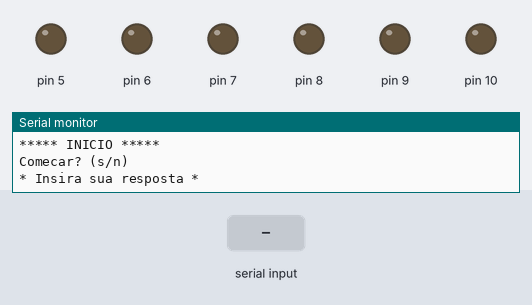
Recording of a sketch running on a simulated Arduino Uno, built with avr-gcc and run on an emulated ATmega328P. Shown: output pins drawn as LEDs (lit = HIGH), the last lines printed to the serial monitor. Dashed ring = blinking. The test bench sets the inputs (shaded band). Random numbers use the default seed unless the sketch sets one.

Above: at 1.2 s.
1.3 s: "s" received over Serial
At 2.7 s:
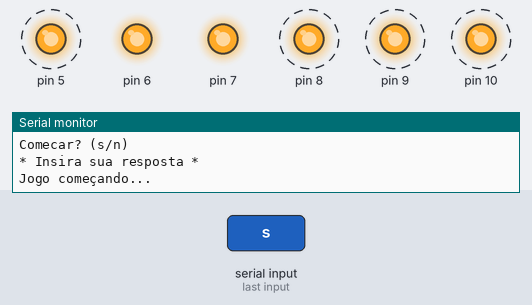
At 6.2 s:
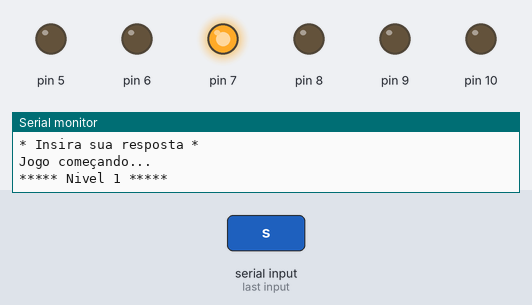
10.3 s: "1" received over Serial
At 13.05 s:
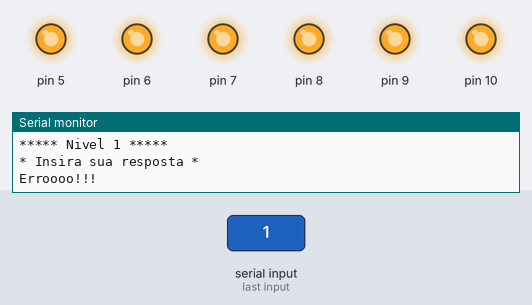
Timing chart, 0 to 18.3 s (numbered marks = the images above; inputs shaded):
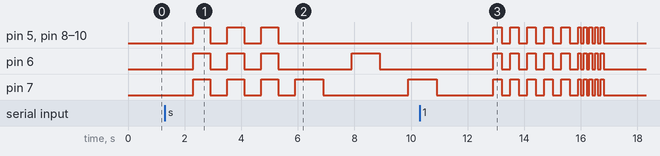

Measured:
- after the input at 1.3 s, pin 5: alternates HIGH for 0.60 s and LOW for 0.60 s, 6 changes in all, then stays LOW, starting after 1.0 s; pin 6: LOW → HIGH after 1.0 s, → LOW 0.60 s later, → HIGH 0.60 s later, → LOW 0.60 s later, … (8 changes in this stretch)
- after the input at 10.3 s, pin 5, pin 6, pin 8–10: goes 5 × (HIGH 0.30 s, LOW 0.30 s), 4 × (HIGH 0.10 s, LOW 0.10 s), HIGH 0.10 s, then LOW, starting after 2.6 s

The sketch:

jogomemoria.ino
```cpp
/*

JOGO DA MEMORIA - COM ARDUINO E SERIAL

*/

String recebido;
String sequenciaNumerica = "";
int led;
long numeroGerado;
char stateGame = 0;
int sequencia;
bool acabou = false;


void setup() {
  // Iniciar comunicacao serie
  Serial.begin(9600);
  // Definir LEDs como OUTPUTs pinos 8,9 e 10
  for(int led = 5; led <= 10; led++){
    pinMode(led, OUTPUT);
  }
  // Definir a seed do gerador de números aleatórios
  randomSeed(analogRead(0));

}
/*
stateGame = 0 -- inicio do jogo
stateGame = 1 -- jogo nivel 1
stateGame = 2 -- jogo nivel 2
stateGame = 3 -- jogo nivel 3
stateGame = 4 -- jogo nivel 4
stateGame = 5 -- jogo nivel 5
stateGame = 6 -- jogo nivel 6
stateGame = 7 -- fim de jogo "Game over"
stateGame = 8 -- jogar novamente?
*/

void loop() {
 if (!acabou) {
  realLoop();
 }
}

void realLoop() {
  switch (stateGame) {
    case 0:
      // inicio de jogo
      Serial.println("***** INICIO *****");
      Serial.println("Comecar? (s/n)");
      leserial();
      if (recebido.equalsIgnoreCase("s")){
        stateGame = 1;
        Serial.println("Jogo começando...");
        piscaled(600,3);
      } else {
        erro();
      }
      break;
    case 1:
      // Nivel 1
      nivel(1);
      geraSequencia(1000, 3, 1);
      leserial();
      if (recebido == sequenciaNumerica){
        parabens(2);
      } else {
        erro();
      }
      break;
    case 2:
      // Nivel 2
      nivel(2);
      geraSequencia(1000, 5, 2);
      leserial();
      if (recebido == sequenciaNumerica){
        parabens(3);
      } else {
        erro();
      }
      break;
	case 3:
	  // Nivel 3
	  nivel(3);
      geraSequencia(900, 7, 3);
      leserial();
      if (recebido == sequenciaNumerica){
	    parabens(4);
      } else {
        erro();
      }
      break;
    case 4:
	  // Nivel 4
	  nivel(4);
      geraSequencia(900, 9, 4);
      leserial();
      if (recebido == sequenciaNumerica){
        parabens(5);
      } else {
        erro();
      }
      break;
    case 5:
	  // Nivel 5
	  nivel(5);
      geraSequencia(800, 11, 5);
      leserial();
      if (recebido == sequenciaNumerica){
        parabens(6);
      } else {
        erro();
      }
      break;
     case 6:
	  // Nivel 6
	  nivel(6);
      geraSequencia(700, 13, 6);
      leserial();
      if (recebido == sequenciaNumerica){
        parabens(8);
      } else {
        erro();
      }
      break;
    case 7:
      // Game over!!!
      Serial.println("Game Over");
      piscaled(100,5);
      stateGame = 8;

      break;
    case 8:
      Serial.println("jogar novamente? (s/n)");
      leserial();
      if (recebido.equalsIgnoreCase("s")){
        stateGame = 1;
        Serial.println("Jogo comecando...");
        piscaled(1000,3);
      } else {
        stateGame = 7;
        Serial.println("Jogo nao iniciado");
        piscaled(300,5);
        acabou = true;
      }
      break;
  }
}

void leserial(){

  Serial.println("* Insira sua resposta *");

  // Aguardar a resposta do usuario
  while (Serial.available() == 0)
  {}

  // Guardar o valor introduzido pelo utilizador no Serial Monitor numa String user
  if (Serial.available())
  {
    recebido = Serial.readString();
  }
}

void piscaled(int tempo, int vezes){
  for(int i = 0;i < vezes; i++){
    for(int led = 5; led <= 10; led++){
      digitalWrite(led, HIGH);
    }
    delay(tempo);
    for(int led = 5; led <= 10; led++){
      digitalWrite(led, LOW);
    }
    delay(tempo);
  }
}

void geraSequencia (int tempo, int sequencia, char nivel){
  // Criar uma lista de inteiros com o tamanho que e passado como argumento
  int ordemLeds[sequencia];
  if(nivel >= 4 ){
  	// Gerar sequencia aleatoria
	for (int i = 0; i < sequencia; i++){
	  numeroGerado = random(1, 7);
	  ordemLeds[i] = numeroGerado;
    }
  }
  else{
    // Gerar sequencia aleatoria
    for (int i = 0; i < sequencia; i++){
      numeroGerado = random(1, 4);
      ordemLeds[i] = numeroGerado;
    }
  }


  // Inicialmente, a String sequenciaNumerica é uma String vazia
  sequenciaNumerica = "";

  // Pisca os LEDs na sequencia gerada
  for (int j = 0; j < sequencia; j++){
    led = ordemLeds[j];
    if (led == 1){
      digitalWrite(5, HIGH);
      delay(tempo);
      digitalWrite(5, LOW);
      delay(tempo);
    }else if (led == 2){
      digitalWrite(6, HIGH);
      delay(tempo);
      digitalWrite(6, LOW);
      delay(tempo);
    }else if (led == 3){
      digitalWrite(7, HIGH);
      delay(tempo);
      digitalWrite(7, LOW);
      delay(tempo);
    }else if (led == 4){
      digitalWrite(8, HIGH);
      delay(tempo);
      digitalWrite(8, LOW);
      delay(tempo);
    }else if (led == 5){
      digitalWrite(9, HIGH);
      delay(tempo);
      digitalWrite(9, LOW);
      delay(tempo);
    }else if (led == 6){
      digitalWrite(10, HIGH);
      delay(tempo);
      digitalWrite(10, LOW);
      delay(tempo);
    }
    // Converte a lista numa String
    sequenciaNumerica = sequenciaNumerica + led;
  }
}

void erro(){
  stateGame = 7;
  Serial.println("Erroooo!!!");
  piscaled(300,5);
}

char parabens(char state){
  Serial.println("Parabens! proximo nivel.");
  piscaled(1000,3);
  return stateGame = state;
}

void nivel(int nivel){
  Serial.println(String("***** Nivel ") + nivel + " *****");
}
```
